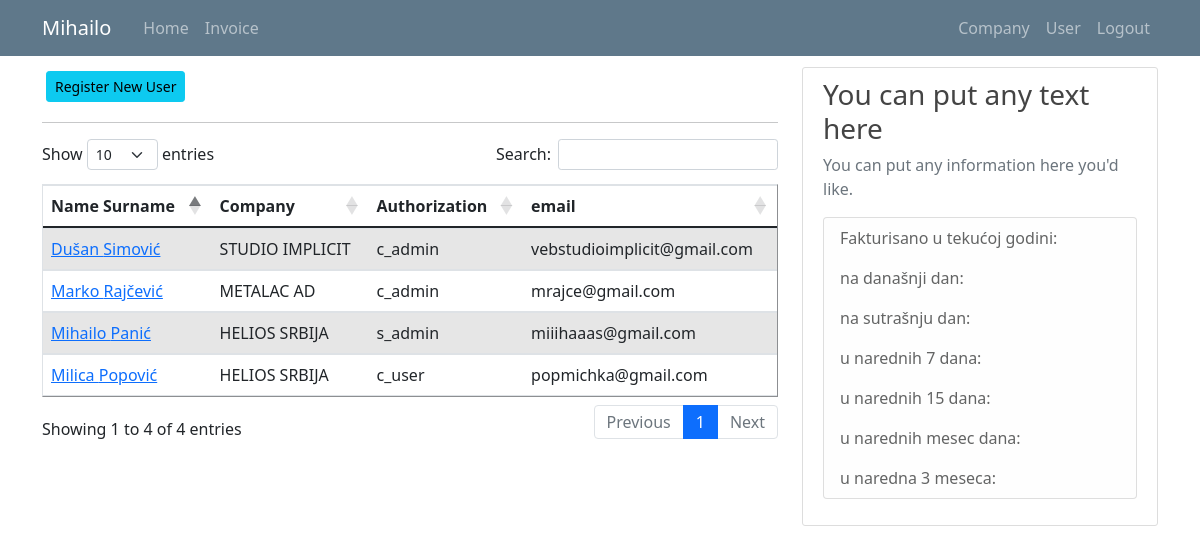
Screenshot of /user_list (signed in) with the database file from the repository.
### kpo/models.py (models this page shows, shortened)
class User(db.Model, UserMixin):
    id = db.Column(db.Integer, primary_key=True)
    email = db.Column(db.String(120), unique=True, nullable=False)
    password = db.Column(db.String(60), nullable = False)
    name = db.Column(db.String(20), unique=False, nullable=False)
    surname = db.Column(db.String(20), unique=False, nullable=False)
    workplace = db.Column(db.String(20), unique=False, nullable=False)
    authorization = db.Column(db.String(20), nullable = False) # ovde treba da budu tipovi korisnika: S_admin, C_admin, C_user
    gender = db.Column(db.String(1)) #(0, "srednji"), (1, "muški"), (2, "ženski")
    company_id = db.Column(db.Integer, db.ForeignKey('company.id'), nullable=True)
    invoices = db.relationship('Invoice', backref='invoice_user', lazy=True)

class Company(db.Model):
    id = db.Column(db.Integer, primary_key=True)
    companyname = db.Column(db.String(20), unique=True, nullable=False)         #Helios, Metalac, Tetrapak, Foka, Papir Print
    company_address = db.Column(db.String(20), unique=False, nullable=False)
    company_address_number = db.Column(db.Integer, nullable=False)
    company_zip_code = db.Column(db.Integer, nullable=False)
    company_city = db.Column(db.String(20), unique=False, nullable=False)
    company_state = db.Column(db.String(20), unique=False, nullable=False)
    company_pib = db.Column(db.Integer, nullable=False)
    company_mb = db.Column(db.Integer, nullable=False)
    company_site = db.Column(db.String(20), unique=True, nullable=False) #vidi imali neki model tipa db.Link()
    company_mail = db.Column(db.String(120), unique=True, nullable=False)
    company_phone = db.Column(db.Integer, nullable=False)
    company_logo = db.Column(db.String(60), nullable=False)
    users = db.relationship('User', backref='user_company', lazy=True)
    invoices = db.relationship('Invoice', backref='invoice_company', lazy=True)

### kpo/users/routes.py (the view)
@users.route("/user_list")
def user_list():
    if not current_user.is_authenticated:
        flash('You have to be logged in to access this page', 'danger')
        return redirect(url_for('users.login'))
    users = User.query.all()
    return render_template('user_list.html', title='Users', users=users)

### kpo/models.py (called while the page is built)
@login_manager.user_loader
def load_user(user_id):
    return User.query.get(int(user_id))

### kpo/templates/user_list.html (shortened to what this page needs)
{% extends "layout.html" %}
{% block content %}
{% if current_user.authorization != 'c_user' %}
  <a class="btn btn-info btn-sm m-1" href="{{ url_for('users.register_u') }}">Register New User</a>
{% endif %}
<hr>
<table id="data" border="1" class="table table-striped">
  {% if current_user.authorization == 's_admin' %}
    <thead>
      <tr id="header">
        <th>Name Surname</th>
        <th>Company</th>
        <th>Authorization</th>
        <th>email</th>
      </tr>
    </thead>
    <tbody>
      {% for user in users %}
        <tr>
          <td> <a class="mr-2" href="{{ url_for('users.user_profile', user_id=user.id) }}" title="Edit User">{{ user.name }} {{ user.surname }}</a> </td>
          <td>{{ user.user_company.companyname }}</td>
          <td>{{ user.authorization }}</td>
          <td>{{ user.email }}</td>
        </tr>
      {% endfor %}
    </tbody>
  {% endif %}
</table>
{% endblock %}

### kpo/templates/layout.html (shortened to what this page needs)
<!doctype html>
<html lang="en">
  <head>
    <link rel="stylesheet" href="https://cdn.jsdelivr.net/npm/bootstrap@4.3.1/dist/css/bootstrap.min.css">
    <link rel="stylesheet" type="text/css" href="{{ url_for('static', filename='main.css') }}">
    <link href="https://cdn.jsdelivr.net/npm/bootstrap@5.0.1/dist/css/bootstrap.min.css" rel="stylesheet">
    <link rel="stylesheet" type="text/css" href="https://cdn.datatables.net/1.10.25/css/dataTables.bootstrap5.css">
  </head>
  <body>
    <header class="site-header">
      <nav class="navbar navbar-expand-md navbar-dark bg-steel fixed-top">
        <div class="container">
          <a class="navbar-brand mr-4" href="/">{{ current_user.name }}</a>
          <div class="collapse navbar-collapse" id="navbarToggle">
            <div class="navbar-nav mr-auto">
              {% if current_user.is_authenticated %}
                <a class="nav-item nav-link" href="{{ url_for('main.home') }}">Home</a>
                <a class="nav-item nav-link" href="{{ url_for('invoices.invoice_list') }}">Invoice</a>
              {% else %}
                <a class="nav-item nav-link" href="{{ url_for('main.home') }}">Home</a>
                <a class="nav-item nav-link" href="{{ url_for('main.about') }}">About</a>
              {% endif %}
            </div>
            <div class="navbar-nav">
              {% if current_user.is_authenticated %}
                {% if current_user.authorization == 's_admin' %}
                  <a class="nav-item nav-link" href="{{ url_for('companys.company_list') }}">Company</a>
                  <a class="nav-item nav-link" href="{{ url_for('users.user_list') }}">User</a>
                  <a class="nav-item nav-link" href="{{ url_for('users.logout') }}">Logout</a>
                {% elif current_user.authorization == 'c_admin'%}
                  <a class="nav-item nav-link" href="{{ url_for('companys.company_list') }}">Company</a>
                  <a class="nav-item nav-link" href="{{ url_for('users.user_list') }}">User</a>
                  <a class="nav-item nav-link" href="{{ url_for('users.logout') }}">Logout</a>
                {% else %}
                  <a class="nav-item nav-link" href="{{ url_for('users.user_list') }}">User</a>
                  <a class="nav-item nav-link" href="{{ url_for('users.logout') }}">Logout</a>
                {% endif %}
              {% else %}
                <a class="nav-item nav-link" href="{{ url_for('users.login') }}">Login</a>
              {% endif %}
            </div>
          </div>
        </div>
      </nav>
    </header>
    <main role="main" class="container">
      <div class="row">
        <div class="col-md-8">
          {% block content %}{% endblock %}
        </div>
        <div class="col-md-4">
          <div class="content-section">
            <h3>You can put any text here</h3>
            <p class='text-muted'>You can put any information here you'd like.
              <ul class="list-group">
                <li class="list-group-item list-group-item-light">Fakturisano u tekućoj godini: </li>
                <li class="list-group-item list-group-item-light">na današnji dan: </li>
                <li class="list-group-item list-group-item-light">na sutrašnju dan: </li>
                <li class="list-group-item list-group-item-light">u narednih 7 dana: </li>
                <li class="list-group-item list-group-item-light">u narednih 15 dana: </li>
                <li class="list-group-item list-group-item-light">u narednih mesec dana: </li>
                <li class="list-group-item list-group-item-light">u naredna 3 meseca: </li>
              </ul>
            </p>
          </div>
        </div>
      </div>
    </main>
  </body>
</html>

### kpo/static/main.css (style rules this page uses)
body { background: #fafafa; color: #333333; margin-top: 5rem; }
h1, h2, h3, h4, h5, h6 { color: #444444; }
.bg-steel { background-color: #5f788a; }
.site-header .navbar-nav .nav-link { color: #cbd5db; }
.content-section { background: #ffffff; padding: 10px 20px; border: 1px solid #dddddd; border-radius: 3px; margin-bottom: 20px; }

### rows the page displays
User: name "Mihailo", surname "Panić", user_company.companyname "HELIOS SRBIJA", authorization "s_admin", email "miiihaaas@gmail.com"
User: name "Dušan", surname "Simović", user_company.companyname "STUDIO IMPLICIT", authorization "c_admin", email "vebstudioimplicit@gmail.com"
User: name "Marko", surname "Rajčević", user_company.companyname "METALAC AD", authorization "c_admin", email "mrajce@gmail.com"
User: name "Milica", surname "Popović", user_company.companyname "HELIOS SRBIJA", authorization "c_user", email "popmichka@gmail.com"
